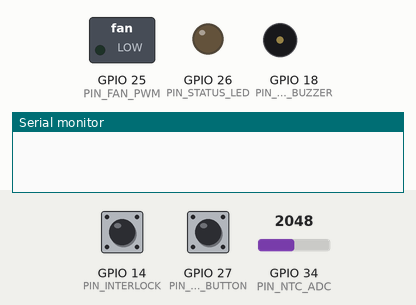
Recording of a sketch running on a simulated ESP32. Shown: switched loads named in the sketch (green lamp = pin HIGH), output pins drawn as LEDs (lit = HIGH), buzzer (waves = sounding, pin HIGH), the last lines printed to the serial monitor. The inputs (shaded band) are chosen by the test bench; at power-on: GPIO 14 (PIN_INTERLOCK) HIGH, GPIO 34 (PIN_NTC_ADC) = 2048, GPIO 27 (PIN_MODE_BUTTON) HIGH (analog values on the 0–4095 scale).

Above: at 0.0 s.
At 1.4 s:
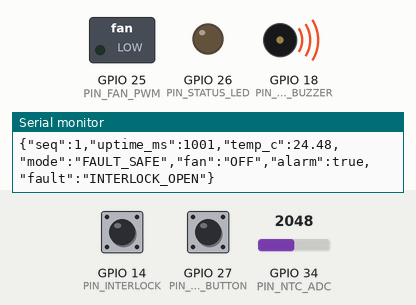
1.5 s: GPIO 14 (PIN_INTERLOCK) pulled LOW for 1 s
At 2.1 s:
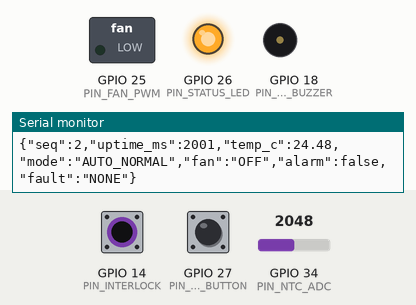
4.0 s: GPIO 34 (PIN_NTC_ADC) set to 133
5.5 s: GPIO 34 (PIN_NTC_ADC) set to 112
Timing chart, 0 to 8.5 s (numbered marks = the images above; inputs shaded):
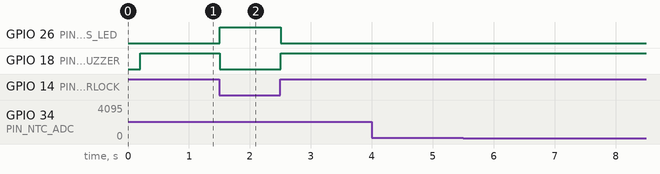

The sketch:

capstone_env_monitor.ino
```cpp
// Chapter 10 Capstone — Smart Environmental Monitoring & Local Control System
// Target board: ESP32-DevKitC V4 (ESP32-WROOM-32), Arduino-ESP32 v3.x
// Catatan: Tidak memerlukan Wi-Fi/MQTT/Cloud; fokus integrasi fondasi Level 1.

#include <Arduino.h>
#include <cmath>
#include <cstdint>
#include "env_config.h"

// State & Buffer
ControlMode activeMode = ControlMode::AUTO_NORMAL;
ControlMode modeBeforeFault = ControlMode::AUTO_NORMAL;
bool fanActive = false;
bool alarmActive = false;

uint32_t mvWindow[MOVING_AVG_N] = {0};
uint8_t windowIdx = 0;
uint8_t windowCount = 0;
uint32_t windowSum = 0;

bool lastRawBtn = HIGH;
bool stableBtn = HIGH;
uint32_t lastBounceMs = 0;

uint32_t lastSampleMs = 0;
uint32_t lastTelemetryMs = 0;
uint32_t lastLedMs = 0;
bool statusLedState = false;
uint32_t seqNum = 0;
float latestTempC = NAN;
const char* faultReason = "NONE";

const char* modeToStr(ControlMode m) {
  switch (m) {
    case ControlMode::AUTO_NORMAL: return "AUTO_NORMAL";
    case ControlMode::AUTO_STRICT: return "AUTO_STRICT";
    case ControlMode::MANUAL_ON:   return "MANUAL_ON";
    case ControlMode::FAULT_SAFE:  return "FAULT_SAFE";
    default:                       return "UNKNOWN";
  }
}

float convertMvToCalibratedC(float mv) {
  if (mv < ADC_MIN_MV || mv > ADC_MAX_MV) {
    return NAN;
  }
  const float rNtc = R_FIXED_OHM * (mv / (V_SUPPLY_MV - mv));
  const float invT = (1.0f / T25_KELVIN) + (1.0f / NTC_BETA_K) * logf(rNtc / NTC_R25_OHM);
  const float rawC = (1.0f / invT) - 273.15f;
  return (CAL_SLOPE * rawC) + CAL_OFFSET;
}

void handleModeButton(uint32_t now) {
  const bool raw = digitalRead(PIN_MODE_BUTTON);
  if (raw != lastRawBtn) {
    lastBounceMs = now;
    lastRawBtn = raw;
  }
  if ((uint32_t)(now - lastBounceMs) >= DEBOUNCE_MS && raw != stableBtn) {
    stableBtn = raw;
    if (stableBtn == LOW && activeMode != ControlMode::FAULT_SAFE) {
      if (activeMode == ControlMode::AUTO_NORMAL) {
        activeMode = ControlMode::AUTO_STRICT;
      } else if (activeMode == ControlMode::AUTO_STRICT) {
        activeMode = ControlMode::MANUAL_ON;
      } else {
        activeMode = ControlMode::AUTO_NORMAL;
      }
      modeBeforeFault = activeMode;
    }
  }
}

void updateStatusLed(uint32_t now) {
  if (activeMode == ControlMode::FAULT_SAFE) {
    digitalWrite(PIN_STATUS_LED, LOW);
    return;
  }
  if (activeMode == ControlMode::MANUAL_ON) {
    digitalWrite(PIN_STATUS_LED, HIGH);
    return;
  }
  const uint32_t period = (activeMode == ControlMode::AUTO_STRICT) ? 250 : 1000;
  if ((uint32_t)(now - lastLedMs) >= period) {
    lastLedMs = now;
    statusLedState = !statusLedState;
    digitalWrite(PIN_STATUS_LED, statusLedState ? HIGH : LOW);
  }
}

void evaluateControl(bool interlockOpen) {
  if (interlockOpen) {
    activeMode = ControlMode::FAULT_SAFE;
    faultReason = "INTERLOCK_OPEN";
    fanActive = false;
    alarmActive = true;
  } else if (isnan(latestTempC)) {
    activeMode = ControlMode::FAULT_SAFE;
    faultReason = "SENSOR_FAULT_NAN";
    fanActive = false;
    alarmActive = true;
  } else {
    if (activeMode == ControlMode::FAULT_SAFE) {
      activeMode = modeBeforeFault;
      faultReason = "NONE";
    }
    alarmActive = (latestTempC >= EMERGENCY_T_C);

    if (activeMode == ControlMode::MANUAL_ON) {
      fanActive = true;
    } else {
      const float tHigh = (activeMode == ControlMode::AUTO_STRICT) ? STRICT_T_HIGH_C : NORMAL_T_HIGH_C;
      const float tLow  = (activeMode == ControlMode::AUTO_STRICT) ? STRICT_T_LOW_C  : NORMAL_T_LOW_C;
      if (!fanActive && latestTempC >= tHigh) {
        fanActive = true;
      } else if (fanActive && latestTempC <= tLow) {
        fanActive = false;
      }
    }
  }

  ledcWrite(PIN_FAN_PWM, fanActive ? FAN_DUTY_ON : 0);
  digitalWrite(PIN_ALARM_BUZZER, alarmActive ? HIGH : LOW);
}

void setup() {
  Serial.begin(115200);
  delay(200);

  pinMode(PIN_MODE_BUTTON, INPUT_PULLUP);
  pinMode(PIN_INTERLOCK, INPUT_PULLUP);
  pinMode(PIN_STATUS_LED, OUTPUT);
  pinMode(PIN_ALARM_BUZZER, OUTPUT);
  digitalWrite(PIN_STATUS_LED, LOW);
  digitalWrite(PIN_ALARM_BUZZER, LOW);

  ledcAttach(PIN_FAN_PWM, FAN_PWM_FREQ_HZ, FAN_PWM_RES);
  ledcWrite(PIN_FAN_PWM, 0);

  analogReadResolution(12);
  analogSetPinAttenuation(PIN_NTC_ADC, ADC_11db);

  Serial.println("=== CAPSTONE LEVEL 1: SMART ENV MONITOR & LOCAL CONTROL ===");
}

void loop() {
  const uint32_t now = millis();

  handleModeButton(now);
  const bool interlockOpen = (digitalRead(PIN_INTERLOCK) == HIGH);

  if ((uint32_t)(now - lastSampleMs) >= SAMPLE_INTERVAL_MS) {
    lastSampleMs = now;
    const uint32_t mv = analogReadMilliVolts(PIN_NTC_ADC);

    if (mv < ADC_MIN_MV || mv > ADC_MAX_MV) {
      latestTempC = NAN;
    } else {
      windowSum -= mvWindow[windowIdx];
      mvWindow[windowIdx] = mv;
      windowSum += mv;
      windowIdx = (windowIdx + 1) % MOVING_AVG_N;
      if (windowCount < MOVING_AVG_N) windowCount++;

      const float avgMv = static_cast<float>(windowSum) / windowCount;
      latestTempC = convertMvToCalibratedC(avgMv);
    }
    evaluateControl(interlockOpen);
  }

  updateStatusLed(now);

  if ((uint32_t)(now - lastTelemetryMs) >= TELEMETRY_INTERVAL_MS) {
    lastTelemetryMs = now;
    seqNum++;
    char jsonBuf[192];
    if (isnan(latestTempC)) {
      snprintf(
          jsonBuf, sizeof(jsonBuf),
          "{\"seq\":%lu,\"uptime_ms\":%lu,\"temp_c\":null,\"mode\":\"%s\",\"fan\":\"%s\",\"alarm\":%s,\"fault\":\"%s\"}",
          static_cast<unsigned long>(seqNum), static_cast<unsigned long>(now),
          modeToStr(activeMode), fanActive ? "ON" : "OFF",
          alarmActive ? "true" : "false", faultReason
      );
    } else {
      snprintf(
          jsonBuf, sizeof(jsonBuf),
          "{\"seq\":%lu,\"uptime_ms\":%lu,\"temp_c\":%.2f,\"mode\":\"%s\",\"fan\":\"%s\",\"alarm\":%s,\"fault\":\"%s\"}",
          static_cast<unsigned long>(seqNum), static_cast<unsigned long>(now),
          latestTempC, modeToStr(activeMode), fanActive ? "ON" : "OFF",
          alarmActive ? "true" : "false", faultReason
      );
    }
    Serial.println(jsonBuf);
  }
}
```

env_config.h
```cpp
// Chapter 10 Capstone — Header Konfigurasi & Parameter Sistem
#ifndef ENV_CONFIG_H
#define ENV_CONFIG_H

#include <cstdint>

// Pin Mapping untuk ESP32-DevKitC V4 (WROOM-32)
constexpr uint8_t PIN_NTC_ADC      = 34; // ADC1_CH6 (input-only, aman Wi-Fi)
constexpr uint8_t PIN_MODE_BUTTON  = 27; // INPUT_PULLUP, active-low
constexpr uint8_t PIN_INTERLOCK    = 14; // INPUT_PULLUP, LOW=aman, HIGH=terbuka
constexpr uint8_t PIN_FAN_PWM      = 25; // LEDC PWM ke MOSFET gate / LED beban
constexpr uint8_t PIN_STATUS_LED   = 26; // LED status sistem
constexpr uint8_t PIN_ALARM_BUZZER = 18; // Buzzer aktif / indikator fault

// Parameter Akuisisi & Kalibrasi NTC (10k @ 25C, Beta 3950)
constexpr float V_SUPPLY_MV   = 3300.0f;
constexpr float R_FIXED_OHM   = 10000.0f;
constexpr float NTC_R25_OHM   = 10000.0f;
constexpr float NTC_BETA_K    = 3950.0f;
constexpr float T25_KELVIN    = 298.15f;
constexpr float CAL_SLOPE     = 1.0381f;
constexpr float CAL_OFFSET    = -1.4740f;
constexpr uint16_t ADC_MIN_MV = 100;
constexpr uint16_t ADC_MAX_MV = 3200;

// Konfigurasi Timing Non-Blocking (ms)
constexpr uint32_t SAMPLE_INTERVAL_MS    = 100;
constexpr uint32_t DEBOUNCE_MS           = 50;
constexpr uint32_t TELEMETRY_INTERVAL_MS = 1000;
constexpr uint8_t  MOVING_AVG_N          = 8;

// Parameter Kontrol Histeresis (C)
constexpr float NORMAL_T_HIGH_C = 30.0f;
constexpr float NORMAL_T_LOW_C  = 28.0f;
constexpr float STRICT_T_HIGH_C = 27.0f;
constexpr float STRICT_T_LOW_C  = 25.0f;
constexpr float EMERGENCY_T_C   = 45.0f;

// PWM LEDC
constexpr uint32_t FAN_PWM_FREQ_HZ = 5000;
constexpr uint8_t  FAN_PWM_RES     = 8;
constexpr uint8_t  FAN_DUTY_ON     = 204; // ~80%

enum class ControlMode : uint8_t {
  AUTO_NORMAL = 0,
  AUTO_STRICT = 1,
  MANUAL_ON   = 2,
  FAULT_SAFE  = 3
};

#endif // ENV_CONFIG_H
```

Measured:
- after the input at 1.5 s, GPIO 26 (PIN_STATUS_LED): LOW → HIGH at once, → LOW 1.0 s later; GPIO 18 (PIN_ALARM_BUZZER): HIGH → LOW at once, → HIGH 1.0 s later
